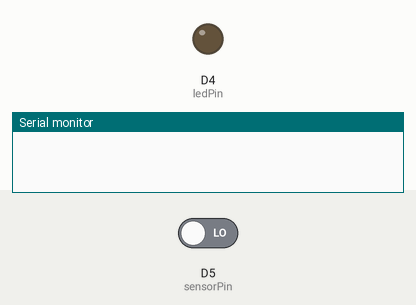
Recording of a sketch running on a simulated ESP8266 (NodeMCU). On the bench: output pins drawn as LEDs (lit = HIGH), the last lines printed to the serial monitor. The test bench sets the inputs (shaded band); at power-on: D5 (sensorPin) LOW. WiFi joins after 1.5 s; servers stay silent unless stated.

Above: at 2.7 s.
2.8 s: D5 (sensorPin) driven HIGH
At 4.2 s:
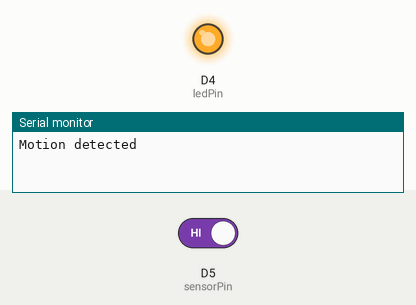
4.5 s: D5 (sensorPin) driven LOW
At 5.4 s:
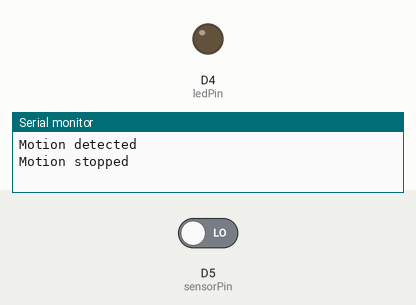
Timing chart, 0 to 7.5 s (numbered marks = the images above; inputs shaded):
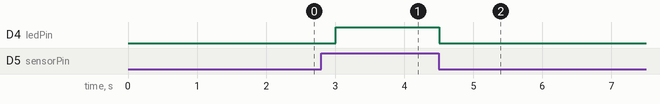

The sketch:

BlinkLED_aug04a.ino
```cpp
#include "arduino_secrets.h"
#include "thingProperties.h"

const int ledPin = D4;     // LED connected to digital pin 9
const int sensorPin = D5;  // Sensor connected to digital pin 5

int motionVal = 0;
bool motionState = false;

void setup() {
  // Start serial
  Serial.begin(9600);
  delay(1500); // Wait for serial monitor

  // Initialize Cloud properties
  initProperties();

  // Pin Modes
  pinMode(ledPin, OUTPUT);
  pinMode(sensorPin, INPUT);

  // Connect to Arduino Cloud
  ArduinoCloud.begin(ArduinoIoTPreferredConnection);

  setDebugMessageLevel(2);
  ArduinoCloud.printDebugInfo();
}

void loop() {
  ArduinoCloud.update(); // Keep Cloud connection alive

  // Read sensor
  motionVal = digitalRead(sensorPin);

  if (motionVal == HIGH) {
    digitalWrite(ledPin, HIGH);
    delay(500);
    if (!motionState) {
      Serial.println("Motion detected");
      motionState = true;
    }
  } else {
    digitalWrite(ledPin, LOW);
    delay(500);
    if (motionState) {
      Serial.println("Motion stopped");
      motionState = false;
    }
  }
}

// Called when cloud variable `lED` is changed
void onLEDChange() {
  digitalWrite(ledPin, lED ? HIGH : LOW);
}

// Called when cloud variable `switchBtn` is toggled
void onSwitchBtnChange() {
  digitalWrite(ledPin, !digitalRead(ledPin));
}
```

arduino_secrets.h
```cpp
#define SECRET_DEVICE_KEY "X72tf4DROqLgoFf8mYgFWrpIy"
#define SECRET_OPTIONAL_PASS "dietdu@2024"
#define SECRET_SSID "A-308"
```

thingProperties.h
```cpp
// Code generated by Arduino IoT Cloud, DO NOT EDIT.

#include <ArduinoIoTCloud.h>
#include <Arduino_ConnectionHandler.h>

const char DEVICE_LOGIN_NAME[]  = "6a689e79-0837-4d03-9bcc-b2d1ba3034db";

const char SSID[]               = SECRET_SSID;    // Network SSID (name)
const char PASS[]               = SECRET_OPTIONAL_PASS;    // Network password (use for WPA, or use as key for WEP)
const char DEVICE_KEY[]  = SECRET_DEVICE_KEY;    // Secret device password

void onLEDChange();

bool lED;
bool switchBtn;

void onLEDChange();
void onSwitchBtnChange();

void initProperties(){

  ArduinoCloud.setBoardId(DEVICE_LOGIN_NAME);
  ArduinoCloud.setSecretDeviceKey(DEVICE_KEY);
  ArduinoCloud.addProperty(lED, READWRITE, ON_CHANGE, onLEDChange);
  ArduinoCloud.addProperty(switchBtn, READ, ON_CHANGE, NULL);

}

WiFiConnectionHandler ArduinoIoTPreferredConnection(SSID, PASS);
```

Measured:
- after the input at 2.8 s, D4 (ledPin): LOW → HIGH after 0.20 s
- after the input at 4.5 s, D4 (ledPin): HIGH → LOW at once
